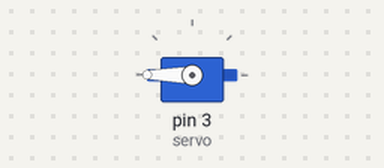
A sketch run on a simulated Arduino Uno, built with avr-gcc and run on an emulated ATmega328P. Parts: servo.

Above: at 0.1 s.
At 1.1 s:
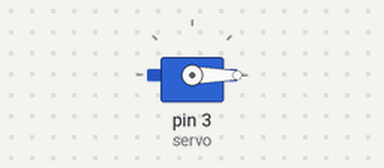
Timing chart, 0 to 3.5 s (numbered marks = the images above):
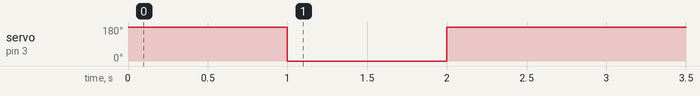

The sketch:

Vitesse_ejection_pi_ce.ino
```cpp
#include <Servo.h>

Servo servo;
void setup() {

  servo.attach(3);
  servo.write(180);
  delay(1000);
  servo.write(0);
  delay(1000);
  servo.write(180);
  delay(1000);
  servo.detach();
}

void loop() {
  // put your main code here, to run repeatedly:

}
```
